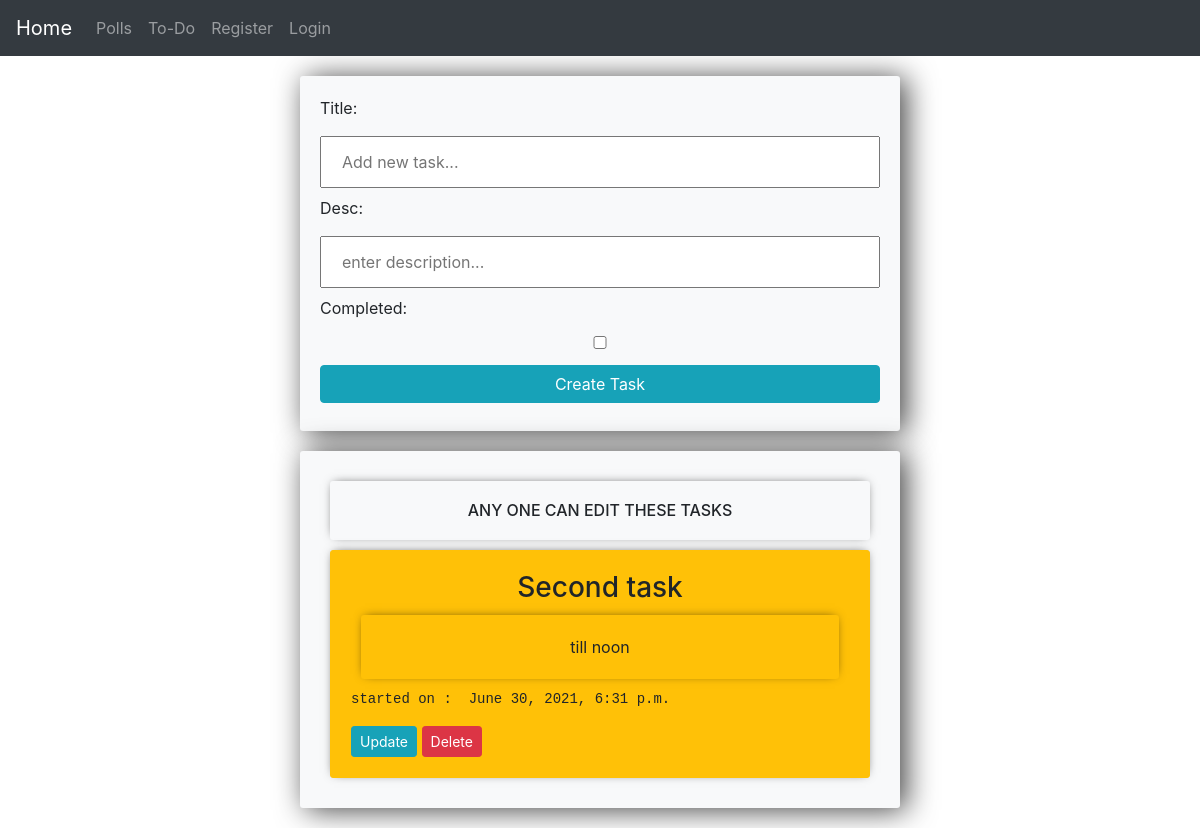
/tasks/, run on the app's committed database.
### tasks/models.py (models this page shows)
class Task(models.Model):
    title= models.CharField(max_length= 100)
    desc = models.TextField()
    date = models.DateTimeField(auto_now_add= True)
    completed = models.BooleanField(default= False)
    author = models.ForeignKey(User, on_delete= models.CASCADE ,null=True)
    def __str__(self):
        return self.title

### tasks/views.py (the view, shortened to what this page needs)
# urls.py: path('', views.index, name= 'tasks'),
def index(request):
    user = request.user
    tasks = Task.objects.none()
    if user.is_authenticated:
        tasks = Task.objects.filter(author__id=user.id)
    else:
        tasks = Task.objects.filter(author__id=None)
    form = TaskForm()
    content = {'tasks': tasks, 'form': form, 'user': user}
    return render(request, 'tasks/list.html', content)

### tasks/forms.py
class TaskForm(forms.ModelForm):
	title = forms.CharField(widget= forms.TextInput(attrs={'placeholder':'Add new task...'}))
	desc = forms.CharField(widget= forms.TextInput(attrs={'placeholder':'enter description...'}))
	class Meta:
		model = Task
		fields = ['title' ,'desc', 'completed']

### templates/tasks/list.html (shortened to what this page needs)
{% extends "home.html" %}
{% load static %}
{% block content %}
<link rel="stylesheet" href="https://stackpath.bootstrapcdn.com/bootstrap/4.3.1/css/bootstrap.min.css"
>
{% block content1 %}
<div class="center-column bg-light">
    <form method="POST" action="/tasks/">
        {% csrf_token %} {{form}}
        <input class="btn btn-info" type="submit" value="Create Task">
    </form>
</div>
<div class="center-column bg-light">
    <div class="todo-list">
        {% if not user.is_authenticated %}
        <div class="item-row text-center h1">
            ANY ONE CAN EDIT THESE TASKS
        </div>
        {% endif %}
        {% for task in tasks %}
        <div id="task{{ forloop.counter }}" class="item-row border border-5">
            <div class="text-center h3">
                {{task|capfirst}}
            </div>
            <div class="item-row text-center ">
                {{task.desc}}
            </div>
            <pre>started on :  {{task.date}}</pre>
            <a class="btn btn-sm btn-info" href="{% url 'tasks:update_task' task.id %}">Update</a>
            <a class="btn btn-sm btn-danger" href="{% url 'tasks:delete_task' task.id %}">Delete</a>
        </div>
        {% endfor %}
    </div>
</div>
{% endblock %}
{% endblock %}

### templates/tasks/list.html (style rules this page uses)
input { width: 100%; padding: 12px 20px; margin: 8px 0; box-sizing: border-box; }
.center-column { width: 600px; margin: 20px auto; padding: 20px; border-radius: 3px; box-shadow: 6px 2px 30px 0px rgba(0, 0, 0, 0.75); }
.item-row { margin: 10px; padding: 20px; border-radius: 3px; font-size: 16px; box-shadow: 0px -1px 10px -4px rgba(0, 0, 0, 0.75); }

### data on the page
Task: title "Second task", desc "till noon", date "June 30, 2021, 6:31 p.m."
